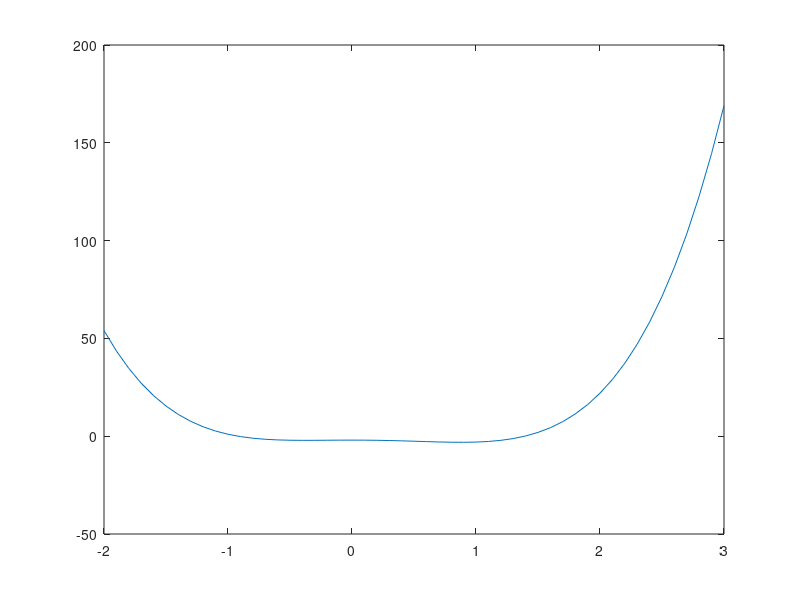

Write MATLAB code to recreate this figure.
clear all; close all;
a=[3, -2, -2, 0, -2];
x= -2:0.1:3;
y=polyval (a,x);
plot(x,y);
promien = 5;
punkt = 0;
clear x y;


x1=punkt+rand*2*promien-promien;
x2=punkt+rand*2*promien-promien;
y1=polyval(a,x1);
y2=polyval(a,x2);

while (sign(y1)==sign(y2))
    x1=punkt+rand*2*promien-promien;
    x2=punkt+rand*2*promien-promien;
    y1=polyval(a,x1);
    y2=polyval(a,x2);
end


while (abs(x1-x2)>0.01)
    new = 0.5*(x1+x2);

    if(sign(polyval(a,new))==sign(y1))
        x1=new;
    else if(sign(polyval(a,new))==sign(y2))
            x2=new;
        else if(sign(polyval(a,new))==0)
                wynik = new;
            end
        end
    end
end

disp("Miejsce zerowe w przedziale");
disp(x1);
disp(x2);

clear new y1 y2;